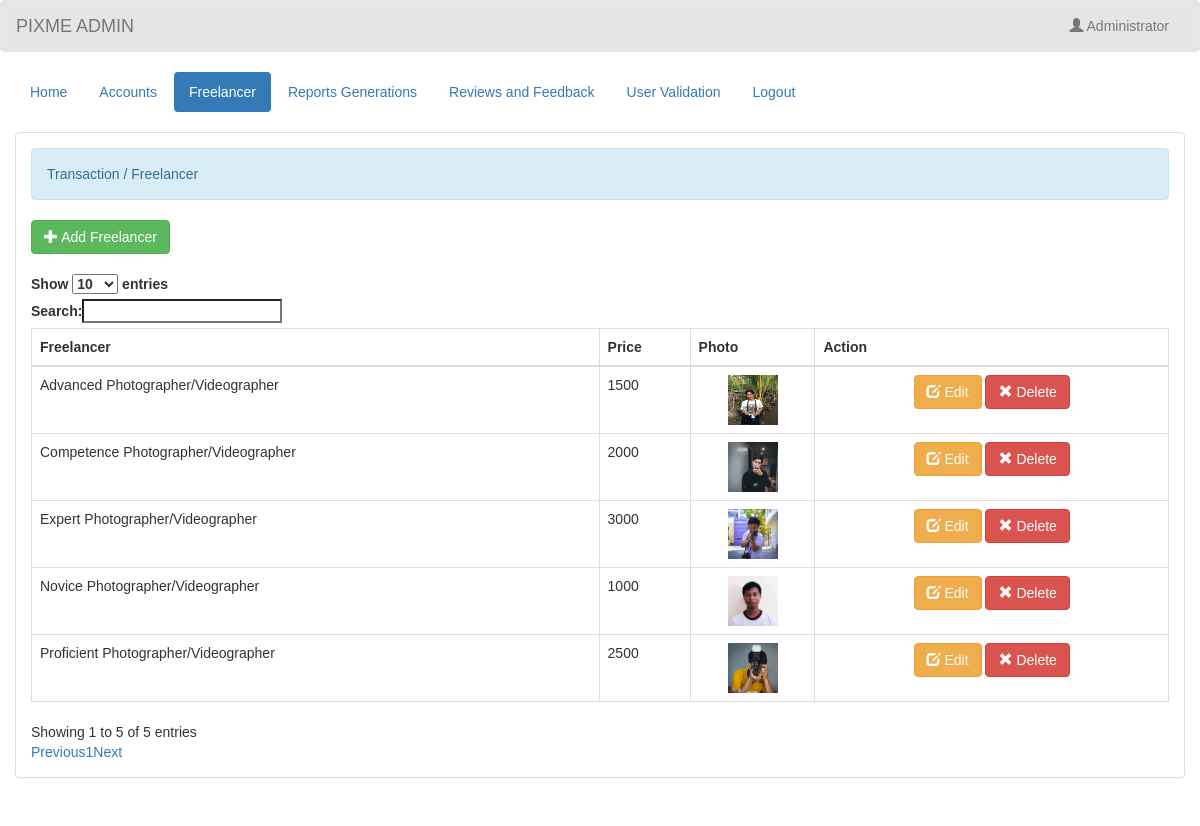
Page /admin/freelancer.php (signed in) on the committed database.
### tables this page shows
CREATE TABLE `freelancer` (
  `freelancer_id` int(11) NOT NULL,
  `freelancer_type` varchar(50) NOT NULL,
  `price` varchar(11) NOT NULL,
  `photo` varchar(100) NOT NULL
);

### admin/name.php (called while the page is built)
<?php
	require 'connect.php';
	$query = $conn->query("SELECT * FROM `admin` WHERE `admin_id` = '$_SESSION[admin_id]'") or die(mysqli_error());
	$fetch = $query->fetch_array();
	$name = $fetch['name'];
?>

### admin/freelancer.php (the view, shortened to what this page needs)
<!DOCTYPE html>
<?php
	require 'name.php';
?>
<html lang = "en">
	<head>
		<link rel = "stylesheet" type = "text/css" href = "../css/bootstrap.css " />
		<link rel = "stylesheet" type = "text/css" href = "../css/style.css" />
	</head>
<body>
	<nav style = "background-color:rgba(0, 0, 0, 0.1);" class = "navbar navbar-default">
		<div  class = "container-fluid">
			<div class = "navbar-header">
				<a class = "navbar-brand" >PIXME ADMIN</a>
			</div>
			<ul class = "nav navbar-nav pull-right ">
				<li class = "dropdown">
					<a class="dropdown-toggle" data-toggle="dropdown" role="button" aria-haspopup="true" aria-expanded="false"><i class = "glyphicon glyphicon-user"></i> <?php echo $name;?></a>
				</li>
			</ul>
		</div>
	</nav>
	<div class = "container-fluid">
		<ul class = "nav nav-pills">
			<li><a href = "home.php">Home</a></li>
			<li><a href = "account.php">Accounts</a></li>
			<li class = "active"><a href = "freelancer.php">Freelancer</a></li>
			<li><a href = "reports.php">Reports Generations</a></li>
			<li><a href = "feedback.php">Reviews and Feedback</a></li>
			<li><a href = "validation.php">User Validation</a></li>
			<li><a href="logout.php">Logout</a></li>
		</ul>
	</div>
	<br />
	<div class = "container-fluid">
		<div class = "panel panel-default">
			<div class = "panel-body">
				<div class = "alert alert-info">Transaction / Freelancer </div>
				<a class = "btn btn-success" href = "add_freelancer.php"><i class = "glyphicon glyphicon-plus"></i> Add Freelancer</a>
				<br />
				<br />
				<table id = "table" class = "table table-bordered">
					<thead>
						<tr>
							<th>Freelancer</th>
							<th>Price</th>
							<th>Photo</th>
							<th>Action</th>
						</tr>
					</thead>
					<tbody>
					<?php
						$query = $conn->query("SELECT * FROM `freelancer`") or die(mysqli_error());
						while($fetch = $query->fetch_array()){
					?>
						<tr>
							<td><?php echo $fetch['freelancer_type']?></td>
							<td><?php echo $fetch['price']?></td>
							<td><center><img src = "../photo/<?php echo $fetch['photo']?>" height = "50" width = "50"/></center></td>
							<td><center><a class = "btn btn-warning" href = "edit_freelancer.php?freelancer_id=<?php echo $fetch['freelancer_id']?>"><i class = "glyphicon glyphicon-edit"></i> Edit</a> <a class = "btn btn-danger" onclick = "confirmationDelete(this); return false;" href = "delete_freelancer.php?freelancer_id=<?php echo $fetch['freelancer_id']?>"><i class = "glyphicon glyphicon-remove"></i> Delete</a></center></td>
						</tr>
					<?php
						}
					?>
					</tbody>
				</table>
			</div>
		</div>
	</div>
	<br />
	<br />
</body>
</html>

### css/style.css (style rules this page uses)
:root { --main-color: #22BAA0; --color-dark: #34425A; --text-grey: #B0B0B0; }
* { margin: 0; padding: 0; text-decoration: none; list-style-type: none; box-sizing: border-box; font-family: 'Merriweather', sans-serif; }

### rows in the picture
freelancer: freelancer_type "Novice Photographer/Videographer", price "1000", photo (picture)
freelancer: freelancer_type "Competence Photographer/Videographer", price "2000", photo (picture)
freelancer: freelancer_type "Proficient Photographer/Videographer", price "2500", photo (picture)
freelancer: freelancer_type "Expert Photographer/Videographer", price "3000", photo (picture)
freelancer: freelancer_type "Advanced Photographer/Videographer", price "1500", photo (picture)

### other values in the picture
$name "Administrator"
